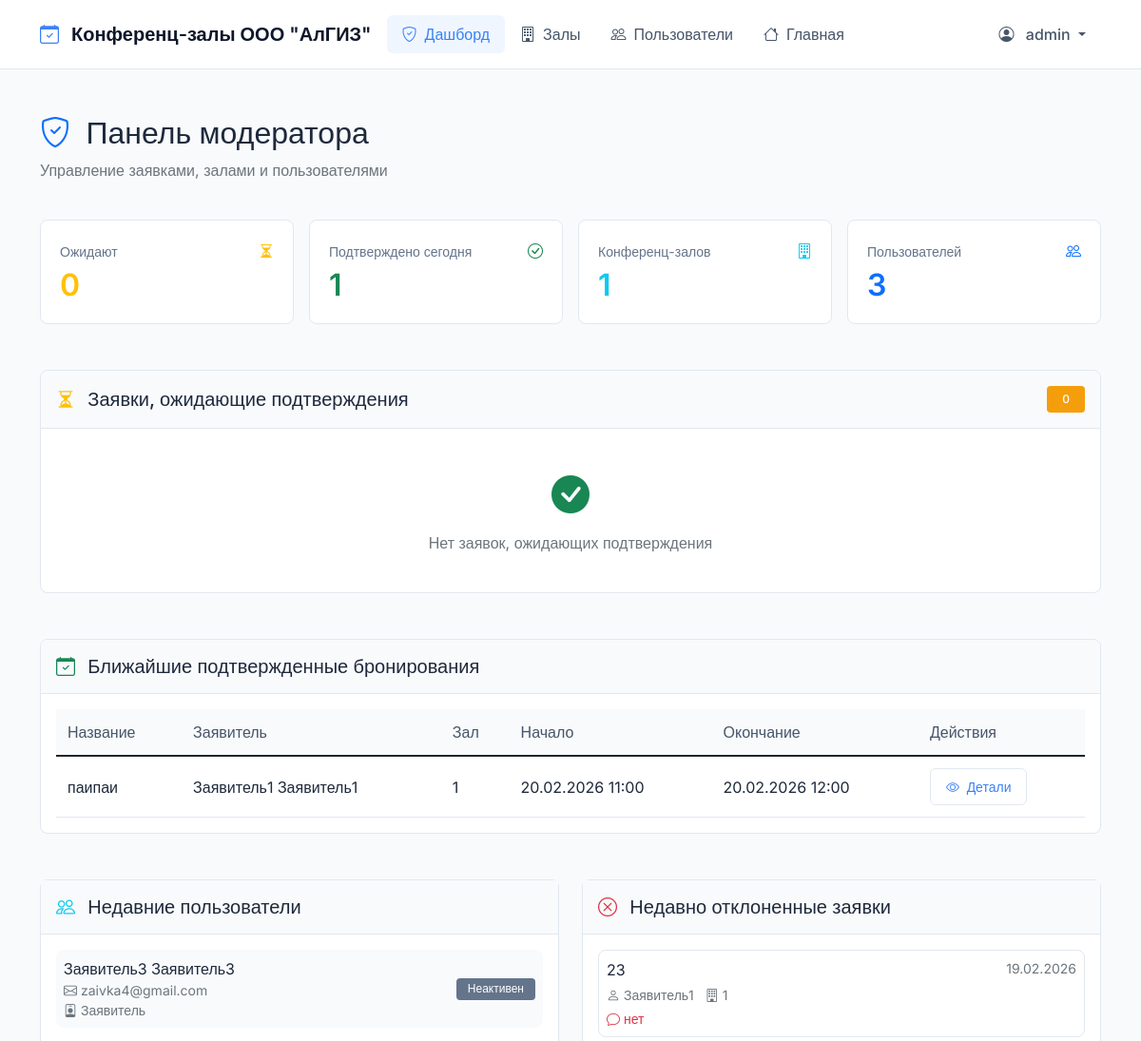
The app's page /moderator/dashboard/ (signed in, upper part), older data.
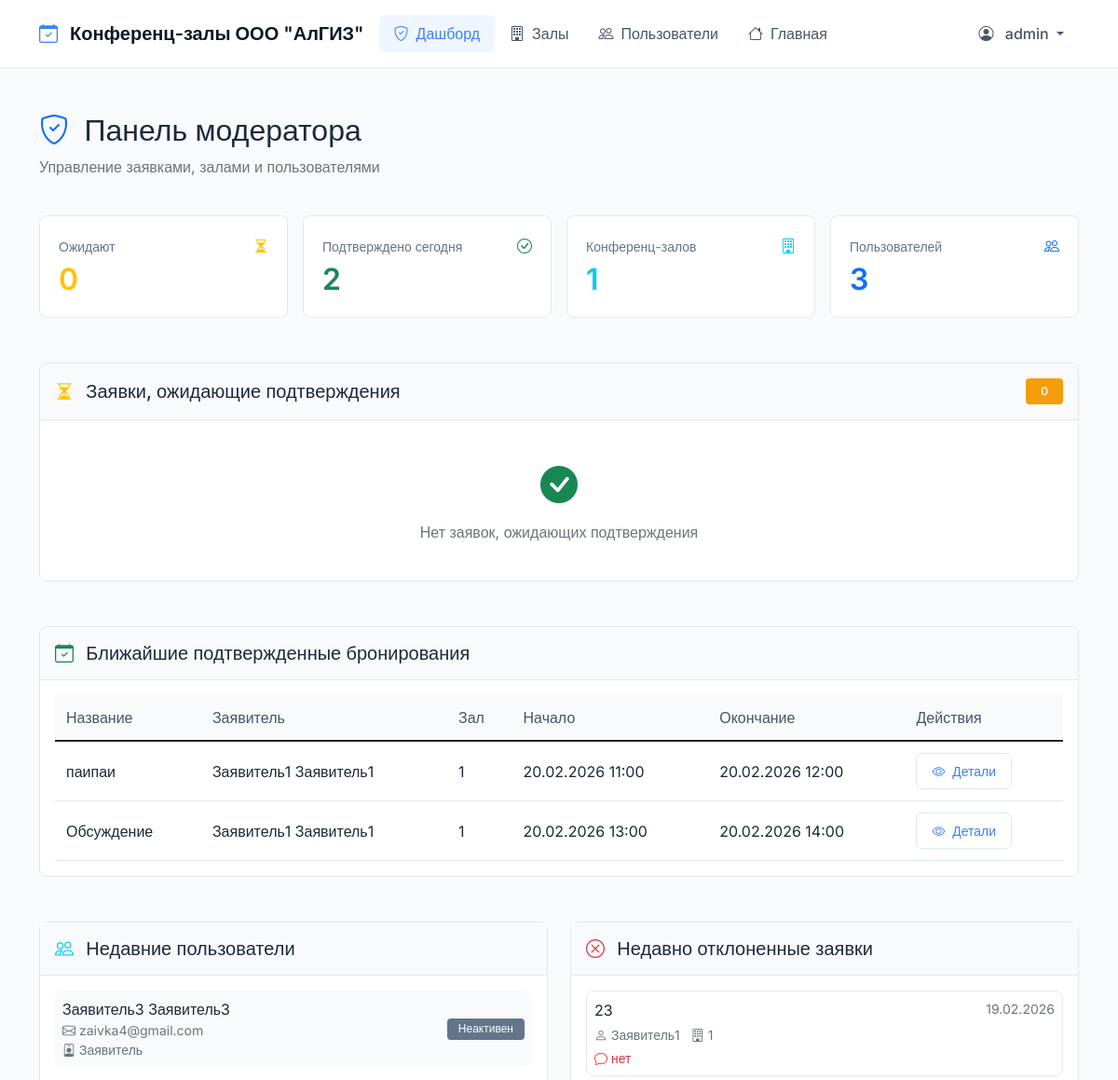
The same page, newer data.
### bookings/models.py (models this page shows, shortened)
class Booking(models.Model):
    STATUS_CHOICES = (
        ('pending', 'Ожидает подтверждения'),
        ('approved', 'Подтверждено'),
        ('rejected', 'Отклонено'),
        ('cancelled', 'Отменено'),
    )
    room = models.ForeignKey(ConferenceRoom, on_delete=models.CASCADE, verbose_name="Зал", related_name='bookings')
    requester = models.ForeignKey(User, on_delete=models.CASCADE, related_name='bookings', verbose_name="Заявитель")
    title = models.CharField(max_length=200, verbose_name="Название мероприятия")
    description = models.TextField(verbose_name="Описание")
    start_time = models.DateTimeField(verbose_name="Начало")
    end_time = models.DateTimeField(verbose_name="Окончание")
    participants_count = models.PositiveIntegerField(verbose_name="Количество участников")
    status = models.CharField(max_length=20, choices=STATUS_CHOICES, default='pending', verbose_name="Статус")
    created_at = models.DateTimeField(auto_now_add=True, verbose_name="Создано")
    updated_at = models.DateTimeField(auto_now=True, verbose_name="Обновлено")
    moderated_by = models.ForeignKey(User, null=True, blank=True, on_delete=models.SET_NULL,
                                     related_name='moderated_bookings', verbose_name="Модератор")
    moderation_comment = models.TextField(blank=True, verbose_name="Комментарий модератора")
    class Meta:
        verbose_name = "Бронирование"
        verbose_name_plural = "Бронирования"
        ordering = ['-start_time']
        indexes = [
            models.Index(fields=['start_time', 'end_time']),
            models.Index(fields=['status']),
            models.Index(fields=['room', 'status']),
        ]

class User(AbstractUser):
    ROLE_CHOICES = (
        ('moderator', 'Модератор'),
        ('requester', 'Заявитель'),
        ('employee', 'Сотрудник'),
    )
    role = models.CharField(max_length=20, choices=ROLE_CHOICES, default='employee', verbose_name="Роль")
    phone = models.CharField(max_length=20, blank=True, verbose_name="Телефон")
    department = models.CharField(max_length=100, blank=True, verbose_name="Отдел")
    avatar = models.ImageField(upload_to='avatars/', blank=True, null=True, verbose_name="Аватар")
    def get_full_name(self):
        if self.first_name and self.last_name:
            return f"{self.first_name} {self.last_name}"
        return self.username
    class Meta:
        verbose_name = "Пользователь"
        verbose_name_plural = "Пользователи"

class ConferenceRoom(models.Model):
    name = models.CharField(max_length=100, verbose_name="Название")
    capacity = models.PositiveIntegerField(verbose_name="Вместимость")
    location = models.CharField(max_length=200, verbose_name="Местоположение")
    description = models.TextField(blank=True, verbose_name="Описание")
    has_projector = models.BooleanField(default=False, verbose_name="Проектор")
    has_video_conference = models.BooleanField(default=False, verbose_name="Видеоконференция")
    has_whiteboard = models.BooleanField(default=False, verbose_name="Доска")
    is_active = models.BooleanField(default=True, verbose_name="Активен")
    image = models.ImageField(upload_to='rooms/', blank=True, null=True, verbose_name="Изображение")
    created_at = models.DateTimeField(auto_now_add=True, verbose_name="Дата создания")
    updated_at = models.DateTimeField(auto_now=True, verbose_name="Дата обновления")
    class Meta:
        verbose_name = "Конференц-зал"
        verbose_name_plural = "Конференц-залы"
        ordering = ['name']

### bookings/views.py (the view)
# urls.py: path('moderator/dashboard/', views.moderator_dashboard, name='moderator_dashboard'),
@moderator_required
def moderator_dashboard(request):
    today = timezone.now().date()
    week_ago = timezone.now() - timedelta(days=7)
    stats = {
        'total_pending': Booking.objects.filter(status='pending').count(),
        'total_approved_today': Booking.objects.filter(status='approved', start_time__date=today).count(),
        'total_rooms': ConferenceRoom.objects.count(),
        'total_users': User.objects.filter(is_active=True).count(),
        'bookings_this_week': Booking.objects.filter(created_at__gte=week_ago).count(),
    }
    context = {
        'stats': stats,
        'pending_bookings': Booking.objects.filter(status='pending').order_by('start_time'),
        'approved_bookings': Booking.objects.filter(status='approved').order_by('-start_time')[:10],
        'rejected_bookings': Booking.objects.filter(status='rejected').order_by('-start_time')[:10],
        'upcoming_bookings': Booking.objects.filter(
            status='approved', start_time__gte=timezone.now(),
            start_time__lte=timezone.now() + timedelta(days=3)
        ).order_by('start_time')[:10],
        'recent_users': User.objects.order_by('-date_joined')[:5],
        'booking_settings': settings.BOOKING_SETTINGS, 'now': timezone.now(),
    }
    return render(request, 'bookings/moderator_dashboard.html', context)

### bookings/templates/bookings/moderator_dashboard.html (shortened to what the changed rows need)
{% extends 'bookings/base.html' %}
{% load static %}
{% block content %}
<div class="row mb-4">
    <div class="col-12">
        <h2 class="fw-semibold">
            <i class="bi bi-shield-check text-primary me-2"></i>
            Панель модератора
        </h2>
    </div>
</div>
<div class="row g-3 mb-5">
    <div class="col-md-3">
        <div class="stat-card">
            <div class="d-flex align-items-center justify-content-between mb-2">
                <span class="stat-label">Подтверждено сегодня</span>
                <i class="bi bi-check-circle text-success"></i>
            </div>
            <div class="stat-value text-success">{{ stats.total_approved_today }}</div>
        </div>
    </div>
</div>
<div class="row mb-5">
    <div class="col-12">
        <div class="border rounded-3 bg-white overflow-hidden">
            <div class="p-3">
                {% if upcoming_bookings %}
                    <div class="table-responsive">
                        <table class="table table-hover align-middle">
                            <thead class="table-light">
                                <tr>
                                    <th>Название</th>
                                    <th>Заявитель</th>
                                    <th>Зал</th>
                                    <th>Начало</th>
                                    <th>Окончание</th>
                                    <th>Действия</th>
                                </tr>
                            </thead>
                            <tbody>
                                {% for booking in upcoming_bookings %}
                                <tr>
                                    <td class="fw-medium">{{ booking.title|truncatechars:30 }}</td>
                                    <td>{{ booking.requester.get_full_name|default:booking.requester.username }}</td>
                                    <td>{{ booking.room.name }}</td>
                                    <td>{{ booking.start_time|date:"d.m.Y H:i" }}</td>
                                    <td>{{ booking.end_time|date:"d.m.Y H:i" }}</td>
                                    <td>
                                        <a href="{% url 'bookings:booking_detail' booking.id %}"
                                           class="btn btn-sm btn-outline-info">
                                            <i class="bi bi-eye me-1"></i>
                                            Детали
                                        </a>
                                    </td>
                                </tr>
                                {% endfor %}
                            </tbody>
                        </table>
                    </div>
                {% else %}
                    <div class="text-center py-4">
                        <i class="bi bi-calendar-x text-secondary fs-1"></i>
                        <p class="text-secondary mt-2 mb-0">Нет ближайших бронирований</p>
                    </div>
                {% endif %}
            </div>
        </div>
    </div>
</div>
<div class="row g-4 mb-5">
    <div class="col-md-6">
        <div class="border rounded-3 bg-white h-100">
            <div class="p-3">
                {% if recent_users %}
                    <div class="vstack gap-2">
                        {% for user in recent_users %}
                            <div class="d-flex justify-content-between align-items-center p-2 bg-light rounded-3">
                                <div>
                                    <div class="fw-medium">{{ user.get_full_name|default:user.username }}</div>
                                    <div class="small text-secondary">
                                        <i class="bi bi-envelope me-1"></i>{{ user.email }}
                                    </div>
                                    <div class="small text-secondary">
                                        <i class="bi bi-person-badge me-1"></i>{{ user.get_role_display }}
                                    </div>
                                </div>
                                <span class="badge {% if user.is_active %}bg-success{% else %}bg-secondary{% endif %}">
                                    {{ user.is_active|yesno:"Активен,Неактивен" }}
                                </span>
                            </div>
                        {% endfor %}
                    </div>
                {% else %}
                    <div class="text-center py-4">
                        <i class="bi bi-people text-secondary fs-1"></i>
                        <p class="text-secondary mt-2 mb-0">Нет пользователей</p>
                    </div>
                {% endif %}
            </div>
        </div>
    </div>
    <div class="col-md-6">
        <div class="border rounded-3 bg-white h-100">
            <div class="p-3">
                {% if rejected_bookings %}
                    <div class="vstack gap-2">
                        {% for booking in rejected_bookings %}
                            <div class="p-2 border rounded-3">
                                <div class="d-flex justify-content-between align-items-start mb-1">
                                    <span class="fw-medium">{{ booking.title|truncatechars:30 }}</span>
                                    <small class="text-secondary">{{ booking.start_time|date:"d.m.Y" }}</small>
                                </div>
                                <div class="small text-secondary mb-1">
                                    <i class="bi bi-person me-1"></i>{{ booking.requester.username }}
                                    <i class="bi bi-building ms-2 me-1"></i>{{ booking.room.name }}
                                </div>
                                {% if booking.moderation_comment %}
                                    <div class="small text-danger mt-1">
                                        <i class="bi bi-chat me-1"></i>{{ booking.moderation_comment }}
                                    </div>
                                {% endif %}
                            </div>
                        {% endfor %}
                    </div>
                {% else %}
                    <div class="text-center py-4">
                        <i class="bi bi-check-circle text-success fs-1"></i>
                        <p class="text-secondary mt-2 mb-0">Нет отклоненных заявок</p>
                    </div>
                {% endif %}
            </div>
        </div>
    </div>
</div>
{% endblock %}

Row changes from the older to the newer data that the page shows:
added Booking: title "Обсуждение", requester.get_full_name "Заявитель1 Заявитель1", room.name "1", start_time "20.02.2026 13:00", end_time "20.02.2026 14:00", shown under "Ближайшие подтвержденные бронирования"
Text that changed along with them:
{{ stats.total_approved_today }}: "1" → "2"
